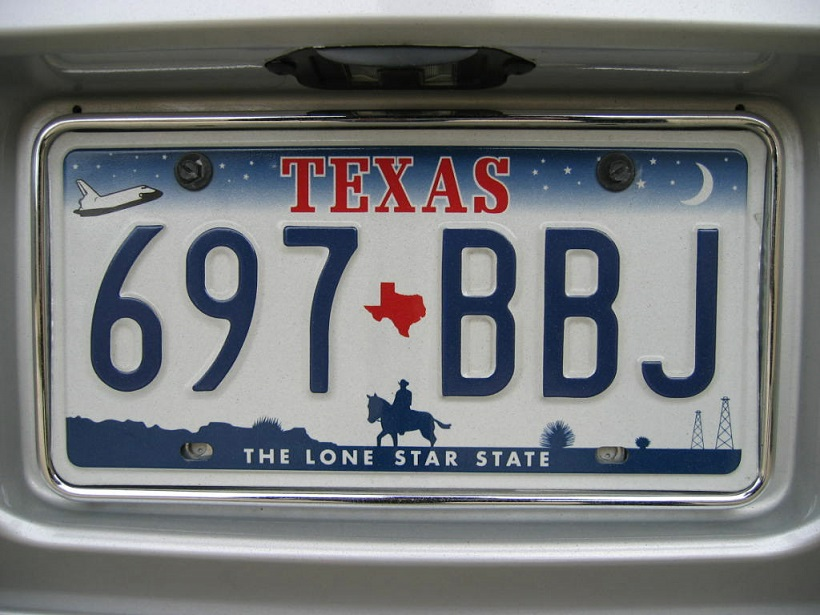
//> input picture LoadSaveModefImage/image.jpg, 820 x 615 px, given in place of 1.jpg, which was not available
$ ./main   (built with g++ and OpenCV 4)
//> lines starting //> are read from the running program, lines starting //| are printed output that depends on the picture; pictures that were not available may be replaced by others from this repository, and a replacement may not be noted
#include <iostream>
#include <fstream>
#include <opencv2/core.hpp>
#include <opencv2/highgui.hpp>
#include <opencv2/imgproc/imgproc.hpp>
#include <string>

using namespace std;
using namespace cv;

Mat LoadImage(string imgPath);
void Sharpen(const Mat &myImage, Mat &result);
void Sharpen2DFilter(const Mat &myImage, Mat &result, const Mat &kernel);
void writeMatToFile(Mat &m, const char *filename);
void writeMatToFileOpenCV(Mat &m, const char *filename);

int main(int argc, char *argv[])
{
    Mat srcImage = LoadImage("..\\SrcImages\\1.jpg");
//> in LoadImage, `Mat src = imread(imgPath, IMREAD_GRAYSCALE);`:
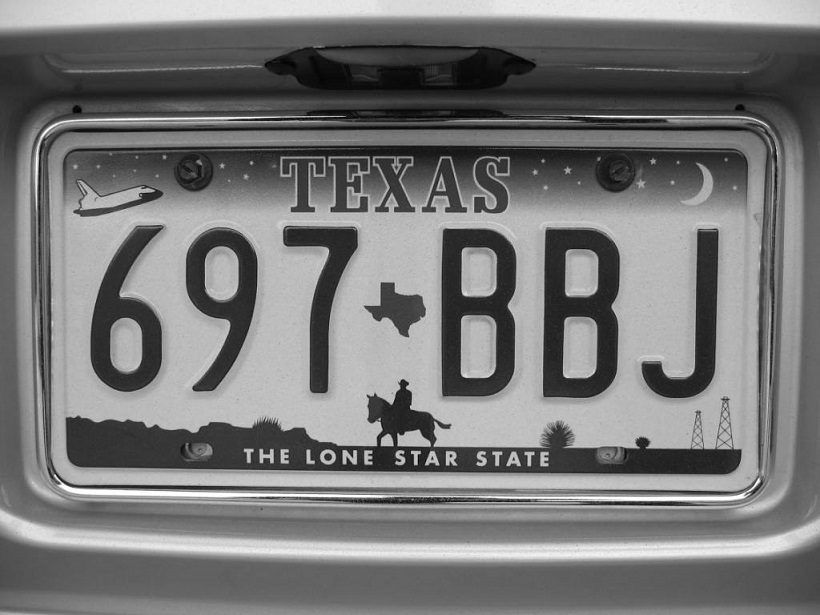
//> src: 615 rows x 820 cols, CV_8UC1; min 0, max 255, mean 119.4

    namedWindow("Original image", WINDOW_AUTOSIZE);
    imshow("Original image",srcImage);

    writeMatToFile(srcImage, "..\\SrcImages\\out.txt");

    writeMatToFileOpenCV(srcImage, "..\\SrcImages\\outOpenCV.xml");

    double minVal, maxVal;
    minMaxLoc(srcImage, &minVal, &maxVal); //find minimum and maximum intensities
//> minVal = 0; maxVal = 255
    cout << "Min value =" << minVal <<endl << "Max value =" << maxVal << endl;
//| Min value =0
//| Max value =255

    Mat result;
    const int times = 100;
    double t;

    Mat kern = (Mat_<char>(3,3) <<  0, -1,  0,
                                   -1,  5, -1,
                                    0, -1,  0);

    t = (double)getTickCount();

    Sharpen2DFilter(srcImage,result,kern);
//> in Sharpen2DFilter, `filter2D(myImage, result, myImage.depth(), kernel);`:
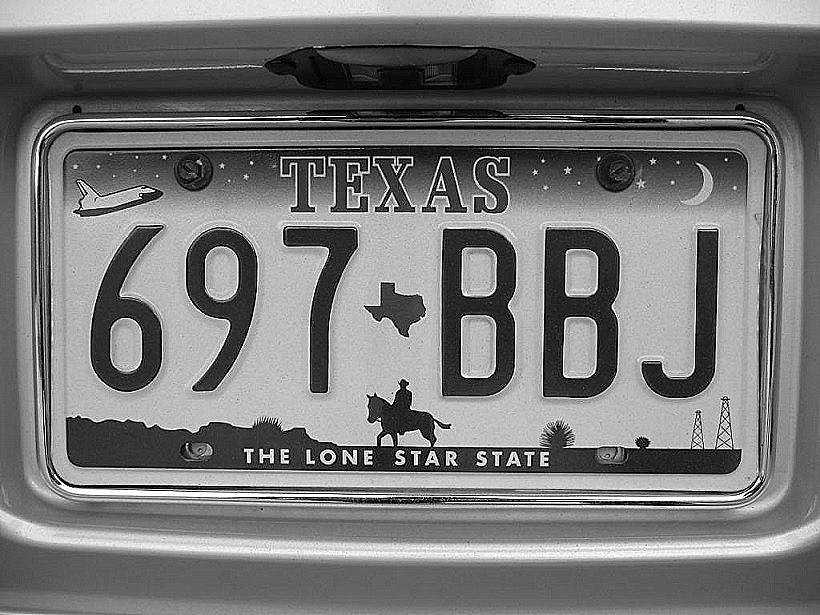
//> result: 615 rows x 820 cols, CV_8UC1; min 0, max 255, mean 119.8

    t = 1000*((double)getTickCount() - t)/getTickFrequency();

    cout << "Time of Filter 2d mat operations (averaged for "
             << times << " runs): " << t << " milliseconds."<< endl;

    namedWindow("Filter2D result image", WINDOW_AUTOSIZE);
    imshow("Filter2D result image",result);


    t = (double)getTickCount();

    Sharpen(srcImage, result);

    t = 1000*((double)getTickCount() - t)/getTickFrequency();

    cout << "Time of mat operations (averaged for "
             << times << " runs): " << t << " milliseconds."<< endl;

    namedWindow("Result image", WINDOW_AUTOSIZE);
    imshow("Result image",result);


    waitKey();

    return 0;
}


void Sharpen(const Mat& myImage, Mat& result)
{
    CV_Assert(myImage.depth() == CV_8U);
    result.create(myImage.size(), myImage.type());

    const int nChannels = myImage.channels();
//> nChannels = 1

    for (int j = 1; j < myImage.rows - 1; ++j)
    {
        const uchar* previous = myImage.ptr<uchar>(j - 1);
        const uchar* current  = myImage.ptr<uchar>(j    );
        const uchar* next     = myImage.ptr<uchar>(j + 1);

        uchar* output = result.ptr<uchar>(j);

        for (int i = nChannels; i < nChannels * (myImage.cols - 1) ; ++i)
        {
            *output++ = saturate_cast<uchar>(5 * current[i]
                                     -current[i - nChannels] - current[i + nChannels] - previous[i] - next[i]);
        }
    }
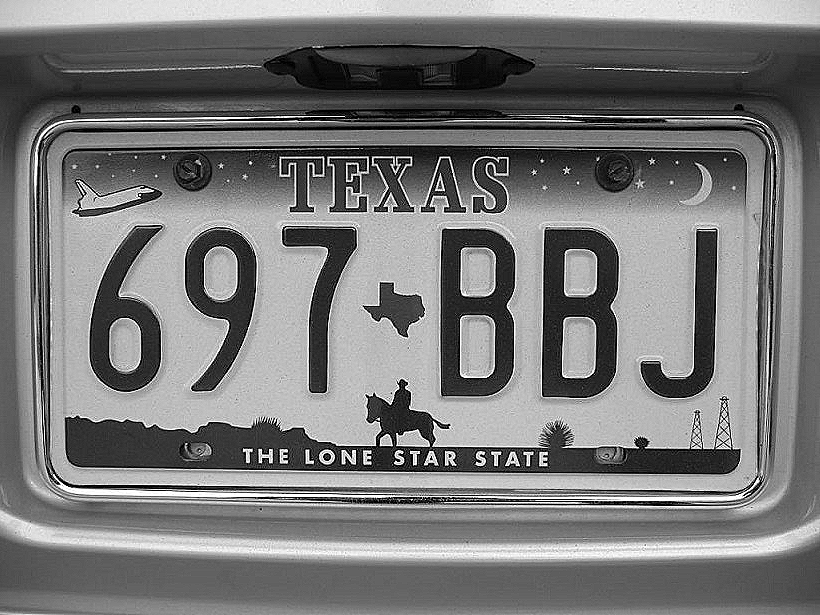
//> result: 615 rows x 820 cols, CV_8UC1; min 0, max 255, mean 119.8

    result.row(0).setTo(Scalar(0));
    result.row(result.rows - 1).setTo(Scalar(0));
    result.col(0).setTo(Scalar(0));
    result.col(result.cols - 1).setTo(Scalar(0));
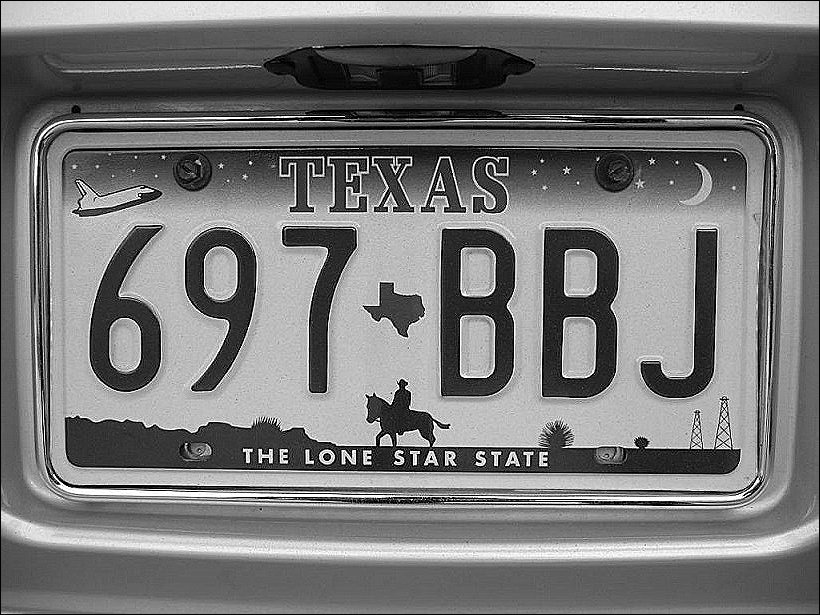
//> result: 615 rows x 820 cols, CV_8UC1; min 0, max 255, mean 119

}

void Sharpen2DFilter(const Mat& myImage, Mat& result, const Mat& kernel)
{
    filter2D(myImage, result, myImage.depth(), kernel);
}

void writeMatToFile(cv::Mat& m, const char* filename)
{
    ofstream fout(filename);

    if(!fout)
    {
        cout<<"File Not Opened"<<endl;  return;
    }

    for(int i=0; i<m.rows; i++)
    {
        for(int j=0; j<m.cols; j++)
        {
            fout<<(int)m.at<uchar>(i,j)<<"\t";
        }
        fout<<endl;
    }

    fout.close();
}

void writeMatToFileOpenCV(Mat& m, const char* filename)
{
    cv::FileStorage file(filename, FileStorage::WRITE);

    // Write to file!
    file << "matName" << m;

    // [5 lines of commented-out code are left out]
}


Mat LoadImage(string imgPath)
{
    Mat src = imread(imgPath, IMREAD_GRAYSCALE);

    if(!src.data )                              // Check for invalid input
       {
           cout <<  "Could not open or find the image" << std::endl ;
           return src;
       }

    return src;

}
